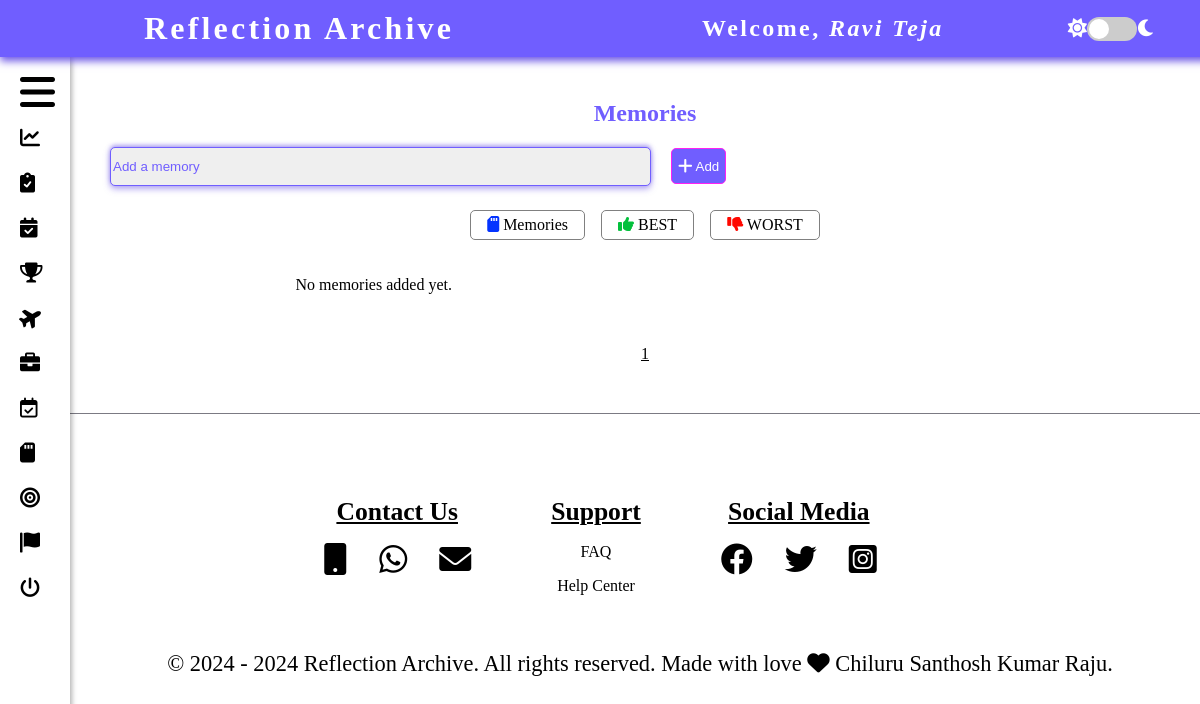
The page /memories_page/1/ on the database as committed earlier.
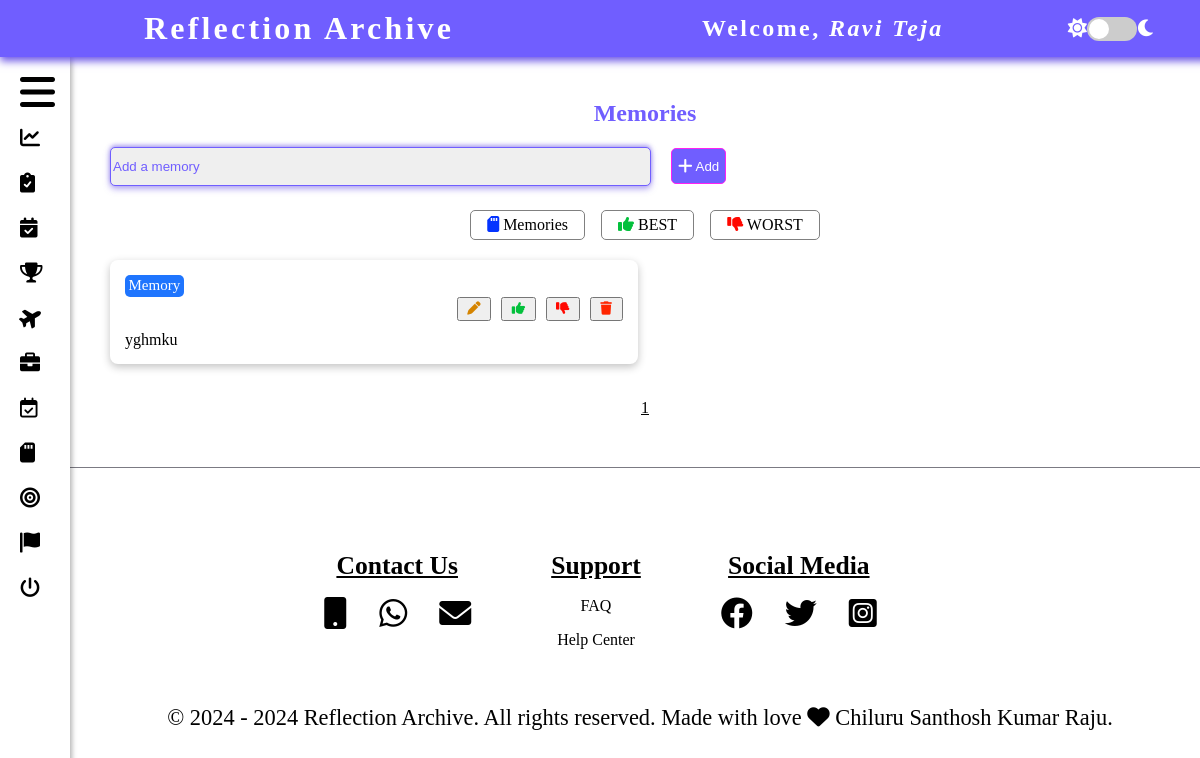
The same page on the database as committed later.
### MemoriesApp/models.py (models this page shows, shortened)
class MemoryModel(models.Model):
    user = models.ForeignKey(RA_RegistrationModel, on_delete=models.CASCADE, null=True)
    memory = models.TextField(null=True)
    status = models.CharField(max_length=500, null=True, default='Memory')

### MemoriesApp/views.py (the view, shortened to what this page needs)
# urls.py: path('memories_page/<int:user_id>/',views.memories_page,name='memories_page')
def memories_page(request, user_id):
    user = get_object_or_404(RA_RegistrationModel, id=user_id)
    user_name = f"{user.first_name} {user.last_name}"
    memories_list = MemoryModel.objects.filter(user=user, status="Memory")
    paginator = Paginator(memories_list, 6)
    page_number = request.GET.get('page')
    memories = paginator.get_page(page_number)
    best_list = MemoryModel.objects.filter(user=user, status='BEST')
    paginator_best = Paginator(best_list, 6)
    best_page_number = request.GET.get('best_page')
    best_memories = paginator_best.get_page(best_page_number)
    worst_list = MemoryModel.objects.filter(user=user, status='WORST')
    paginator_worst = Paginator(worst_list, 6)
    worst_page_number = request.GET.get('worst_page', '1')
    if not worst_page_number.isdigit() or int(worst_page_number) < 1:
        worst_page_number = '1'
    worst_memories = paginator_worst.get_page(int(worst_page_number))
    return render(request, 'memories.html', {
        'user': user,
        'user_name': user_name,
        'memories': memories,
        'best_memories': best_memories,
        'worst_memories': worst_memories,
        'editing_memory_id': request.session.get('editing_memory_id'),
        'editing_memory_text': request.session.get('editing_memory_text'),
    })

### context_processors/user_context.py (called while the page is built)
def user_context(request):
    user_name = ""
    user_id = request.session.get('user_id')
    if user_id:
        try:
            user = RA_RegistrationModel.objects.get(pk=user_id)
            user_name = f"{user.first_name} {user.last_name}"
        except RA_RegistrationModel.DoesNotExist:
            user_name = ""
    return {
        'user_name': user_name
    }

### Reflection_Archive_Project/templates/memories.html (shortened to what this page needs)
{% extends "base.html" %}
{% load static %}
{% block css %}
<link rel="stylesheet" href="{% static 'memories.css' %}">
    <link rel="stylesheet" href="https://cdnjs.cloudflare.com/ajax/libs/font-awesome/6.0.0-beta3/css/all.min.css">
    <link rel="stylesheet" href="https://cdnjs.cloudflare.com/ajax/libs/toastr.js/latest/toastr.min.css">
{% endblock css %}
{% block content %}
<section class="memories-section" id="memories-section-nav-id">
    <h2 class="memories-section-heading">Memories</h2>
    <form id="memory-form" method="post">
        <div class="memory-form-container">
            <input type="text" name="memory_text" class="memory-add-input" required placeholder="Add a memory">
            <button type="submit" name="add_memory" class="memory-add-button">
                 Add
            </button>
        </div>
    </form>
    <div class="memory-progress-urls">
        <a href="#memories-section-nav-id" class="memory-link" onclick="setActiveMemoryLink(this, 'memories-section'); return false;">
           <i class="fa-solid fa-sd-card" style="color: #0433ff;"></i> Memories
        </a>
        <a href="#memories-section-nav-id" class="memory-link" onclick="setActiveMemoryLink(this, 'memories-in-progress-section'); return false;">
          <i class="fa-solid fa-thumbs-up" style="color: #03C03C;"></i>   BEST
        </a>
        <a href="#memories-section-nav-id" class="memory-link" onclick="setActiveMemoryLink(this, 'memories-completed-section'); return false;">
         <i class="fa-solid fa-thumbs-down" style="color: #FF0800;"></i>     WORST
        </a>
    </div>
    <div class="memory-section" id="memories-section">
        <div class="memory-grid" id="memory-grid">
            {% if memories %}
                {% for memory in memories %}
                <div class="memory-card">
                    <div class="memory-tags">
                        <span class="memory-tag">Memory</span>
                    </div>
                    <div class="memory-action-buttons">
                        <form method="post" style="display:inline;">
                            {% if editing_memory_id == memory.id %}
                                <input type="text" name="memory_text" value="{{ editing_memory_text }}" required>
                                <button type="submit" name="save_memory">
                                    <i class="fa-solid fa-check memory-btn" style="color: #28a745;"></i>
                                </button>
                            {% else %}
                                <button type="submit" name="edit_memory">
                                    <i class="fa-solid fa-pen memory-btn" style="color: #d58400;"></i>
                                </button>
                            {% endif %}
                        </form>
                        <form method="post" style="display:inline;">
                            <button type="submit" name="mark_best">
                                <i class="fa-solid fa-thumbs-up memory-btn" style="color: #03C03C;"></i>
                            </button>
                        </form>
                        <form method="post" style="display:inline;">
                            <button type="submit" name="mark_worst">
                                <i class="fa-solid fa-thumbs-down memory-btn" style="color: #FF0800;"></i>
                            </button>
                        </form>
                        <form method="post" style="display:inline;">
                            <button type="submit" name="delete_memory">
                                <i class="fa-solid fa-trash memory-btn" style="color: #ff2600;"></i>
                            </button>
                        </form>
                    </div>
                    {{ memory.memory }}
                </div>
                {% endfor %}
            {% else %}
                <div class="no-memories">
                    <p style="text-align: center;">No memories added yet.</p>
                </div>
            {% endif %}
        </div>
        <div class="memory-pagination">
            <span class="memory-pagination-numbers">
                {% for num in memories.paginator.page_range %}
                    {% if memories.number == num %}
                        <span class="memory-pagination-number">{{ num }}</span>
                    {% else %}
                        <a href="?page={{ num }}" class="memory-pagination-number">{{ num }}</a>
                    {% endif %}
                {% endfor %}
            </span>
        </div>
    </div>
</section>
{% endblock content %}

### Reflection_Archive_Project/templates/base.html (shortened to what this page needs)
{% load static %}
<!DOCTYPE html>
<html lang="en">
<head>
    <link rel="stylesheet" href="https://cdnjs.cloudflare.com/ajax/libs/font-awesome/6.4.0/css/all.min.css">
  <link rel="stylesheet" href="{% static 'base.css' %}">
  {% block css %}
  {% endblock css%}
</head>
<body style = "margin:0">
    {% include "headersidebar.html" %}
    {% block content %}
    {% endblock %}
    {% include "footer.html" %}
</body>
</html>

### Reflection_Archive_Project/templates/headersidebar.html (shortened to what this page needs)
{% load static %}
<!DOCTYPE html>
<html lang="en">
<head>
    <link rel="stylesheet" href="{% static "headersidebar.css" %}">
    <link rel="stylesheet" href="https://cdnjs.cloudflare.com/ajax/libs/font-awesome/6.0.0-beta3/css/all.min.css">
</head>
<body>
    <header class="header">
        <h1 class="header-title"> Reflection Archive </h1>
        <h2 class="header-title">Welcome, <i> {{ user_name }} </i></h2>
        <div class="theme-toggle">
          <label class="toggle-label" for="theme-switch">
          <span class="icon-sun"><i class="fas fa-sun"></i></span>
          <span class="toggle-slider"></span>
          <span class="icon-moon"><i class="fas fa-moon"></i></span>
          </label>
         </div>
    </header>
    <aside class="sidebar">
        <ul class="menu-list">
            <li><a href="#"><i class="fa-solid fa-bars fa-2xl"></i><span class="menu-text">Menu</span></a></li>
            <li><a href="{% url "dashboard" user.id %}"><i class="fa-solid fa-chart-line"></i><span class="menu-text">Dashboard</span></a></li>
            <li><a href="{% url "todo_page" user.id %}"><i class="fa-solid fa-clipboard-check"></i><span class="menu-text">To Do</span></a></li>
            <li><a href="{% url "plans_page" user.id  %}"><i class="fa-solid fa-calendar-check"></i><span class="menu-text">Plans</span></a></li>
            <li><a href="{% url "achievements_page" user.id %}"><i class="fa-solid fa-trophy"></i><span class="menu-text">Achievements</span></a></li>
            <li><a href="{% url "travel_page" user.id  %}"><i class="fa-solid fa-plane fa-rotate-by" style="--fa-rotate-angle: 330deg;"></i><span class="menu-text">Travelling</span></a></li>
            <li><a href="{% url "experiences_page" user.id %}"><i class="fa-solid fa-briefcase"></i><span class="menu-text">Experiences</span></a></li>
            <li><a href="{% url "habits_page" user.id %}"><i class="fa-regular fa-calendar-check"></i><span class="menu-text">Habits</span></a></li>
            <li><a href="{% url "memories_page" user.id %}"><i class="fa-solid fa-sd-card"></i><span class="menu-text">Memories</span></a></li>
            <li><a href="{% url "goals_page" user.id %}"><i class="fa-solid fa-bullseye"></i><span class="menu-text">Life Goals</span></a></li>
            <li><a href="{% url "milestones_page" user.id %}"><i class="fas fa-flag"></i><span class="menu-text">Milestones</span></a></li>
<li><a href="{% url "RA_Login_page" %}"><i class="fa-solid fa-power-off"></i></i><span class="menu-text">Logout</span></a></li>
        </ul>
    </aside>
    </body>
    </html>

### Reflection_Archive_Project/templates/footer.html (shortened to what this page needs)
{% load static %}
<!DOCTYPE html>
<html lang="en">
<head>
    <link rel="stylesheet" href="{% static "footer.css" %}">
    <link rel="stylesheet" href="https://cdnjs.cloudflare.com/ajax/libs/font-awesome/6.0.0-beta3/css/all.min.css">
</head>
<body>
<footer class="RA-footer">
    <div class="footer-content">
        <div class="contact">
            <h6><u>Contact Us</u></h6>
            <div class="con-icons">
                <i class="fa-solid fa-mobile-button"></i>
                <i class="fa-brands fa-whatsapp"></i>
                <i class="fa-solid fa-envelope"></i>
            </div>
        </div>
        <div class="support">
            <h6><u>Support</u></h6>
            <p>FAQ</p>
            <p>Help Center</p>
        </div>
        <div class="social-media">
            <h6><u>Social Media</u></h6>
            <div class="sm-icons">
                <i class="fa-brands fa-facebook"></i>
                <i class="fa-brands fa-twitter"></i>
                <i class="fa-brands fa-square-instagram"></i>
            </div>
        </div>
    </div>
</footer>
  <p class="copyrights">&copy; 2024 - <span id="current-year"></span> Reflection Archive. All rights reserved. Made with love <i class="fa-solid fa-heart"></i> Chiluru Santhosh Kumar Raju.</p>
</body>
</html>

### Reflection_Archive_Project/static/memories.css (style rules this page uses)
.memories-section { margin-left: 110px; margin-top: 100px; margin-right: 20px; margin-bottom: 30px; }
.memories-section-heading { text-align: center; color: var(--color-primary-a20); }
.memory-add-input { background-color: #EFEFEF; color: var(--color-primary-a20); border: 1px solid var(--color-primary-a20); border-radius: 5px; width: 50%; height: 35px; box-shadow: 0 3px 6px rgba(107, 84, 229, 0.5), 0 -2px 4px rgba(107, 84, 229, 0.5); }
.memory-add-input::placeholder { color: var(--color-primary-a20); }
.memory-add-button { background-color: var(--color-primary-a20); color: white; border: 1.5px solid #FF21F2; border-radius: 5px; height: 36px; margin-left: 1rem; }
.memory-progress-urls { display: flex; flex-wrap: wrap; justify-content: center; gap: 1rem; }
.memory-link { border: 1.5px solid grey; color: black; text-decoration: none; padding: 0.3rem 1rem; border-radius: 5px; transition: all 0.1s ease; margin-top: 1.5rem; }
.memory-section, .memories-in-progress-section, .memories-completed-section { margin: 20px 0; }
.memory-grid, .memories-in-progress-grid, .memories-completed-grid { display: grid; grid-template-columns: repeat(3, 1fr); gap: 15px; }
.memory-tags { display: flex; gap: 10px; }
.memory-tag { background-color: #1F75FE; border-radius: 5px; padding: 2.5px 3.5px; font-size: 15px; color: white; }
.memory-action-buttons { display: flex; gap: 10px; justify-content: flex-end; margin-bottom: 10px; }
.memory-btn { padding: 2.5px; }
.memory-card, .memories-in-progress-card, .memories-completed-card { background-color: white; border-radius: 8px; padding: 15px; box-shadow: rgba(0, 0, 0, 0.24) 0px 3px 8px; text-align: justify; }
.memory-pagination { display: flex; justify-content: center; align-items: center; margin: 15px 0; }
.memory-pagination-numbers { display: flex; align-items: center; margin: 0 10px; }
.memory-pagination-number { color: black; text-decoration: underline; margin: 20px 5px; cursor: pointer; }
@media (max-width: 1200px) { .memory-grid, .memories-in-progress-grid, .memories-completed-grid { display: grid; grid-template-columns: repeat(2, 1fr); gap: 15px; } }

### Reflection_Archive_Project/static/headersidebar.css (style rules this page uses)
:root { --color-primary-a20: #705eff; --color-primary-a10: #5a46d3; --color-surface-a0: #f0e7ff; --color-surface-a10: #282828; --color-surface-a20: #3f3f3f; }
.header { display: flex; align-items: center; background-color: var(--color-primary-a20); padding: 10px 20px; position: fixed; top: 0; left: 0; width: 100%; z-index: 1000; box-shadow: 0 4px 8px rgba(107, 84, 229, 1); }
.header-title { color: white; margin: 0; flex-grow: 1; text-align: center; letter-spacing: 0.1em; }
.sidebar { position: fixed; top: 50px; left: 0; height: calc(100% - 50px); width: 50px; background-color: white; padding: 10px; transition: width 0.3s; box-shadow: 2px 0 5px rgba(0, 0, 0, 0.3); }
.menu-list { list-style: none; line-height: 15px; padding: 0; margin-top: 10px; }
.menu-list li { padding: 10px; color: black; transition: background-color 0.1s, color 0.1s; }
.menu-list li a { display: flex; align-items: center; text-decoration: none; height: 25px; color: black; font-size:20px; }
.theme-toggle { display: flex; align-items: center; margin-left: auto; margin-right:4rem; }
.toggle-label { display: flex; align-items: center; cursor: pointer; }
.toggle-label .toggle-slider { width: 50px; height: 24px; background: #ccc; border-radius: 50px; position: relative; transition: background 0.3s; }
.toggle-label .toggle-slider::before { content: ''; width: 20px; height: 20px; background: white; border-radius: 50%; position: absolute; top: 2px; left: 2px; transition: transform 0.3s; }
.icon-sun, .icon-moon { font-size: 1.2em; color: #fff; }
:root { --color-primary-a20: #705eff; --color-surface-a0: #121212; --color-surface-a10: #282828; --color-surface-a20: #3f3f3f; }

### Reflection_Archive_Project/static/footer.css (style rules this page uses)
.RA-footer { border-top: 0.1rem solid #7b7a83; padding: 1.5rem; text-align: center; margin-bottom: 0; }
.footer-content { display: flex; justify-content: center; align-items: flex-start; flex-wrap: wrap; }
.RA-footer > .footer-content > div { display: inline-block; margin: 0 2rem; vertical-align: top; }
.contact, .support, .social-media { margin: 0 1.5rem; }
.contact h6, .support h6, .social-media h6 { font-size: 1.6rem; margin-bottom: 1rem; }
.con-icons i, .sm-icons i { margin: 0 1rem; font-size: 2rem; }
.con-icons, .sm-icons { display: flex; justify-content: center; margin: 1rem 0; }
.copyrights { font-size: 1.4rem; color: black; text-align: center; padding: 1rem; margin: 0; margin-left:5rem; }

Rows that differ between the two databases and show on the page:
added MemoryModel: memory "yghmku"
Other text that changed with them:
text no longer shown: "No memories added yet."
